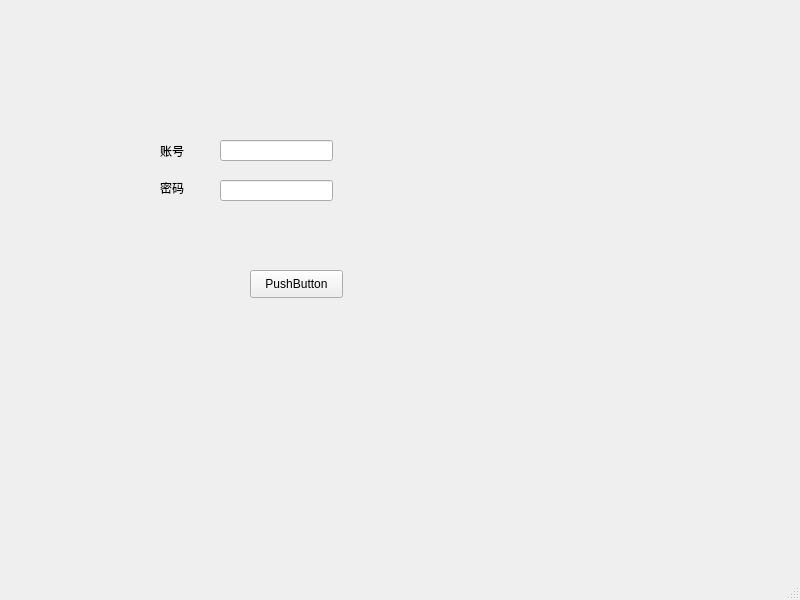
<?xml version="1.0" encoding="UTF-8"?>
<ui version="4.0">
 <class>my</class>
 <widget class="QMainWindow" name="my">
  <property name="geometry">
   <rect>
    <x>0</x>
    <y>0</y>
    <width>800</width>
    <height>600</height>
   </rect>
  </property>
  <property name="windowTitle">
   <string>MainWindow</string>
  </property>
  <widget class="QWidget" name="centralwidget">
   <widget class="QLabel" name="label">
    <property name="geometry">
     <rect>
      <x>160</x>
      <y>100</y>
      <width>131</width>
      <height>101</height>
     </rect>
    </property>
    <property name="text">
     <string>账号</string>
    </property>
   </widget>
   <widget class="QLabel" name="label_2">
    <property name="geometry">
     <rect>
      <x>160</x>
      <y>180</y>
      <width>72</width>
      <height>15</height>
     </rect>
    </property>
    <property name="text">
     <string>密码</string>
    </property>
   </widget>
   <widget class="QPushButton" name="pushButton">
    <property name="geometry">
     <rect>
      <x>250</x>
      <y>270</y>
      <width>93</width>
      <height>28</height>
     </rect>
    </property>
    <property name="text">
     <string>PushButton</string>
    </property>
   </widget>
   <widget class="QLineEdit" name="lineEdit">
    <property name="geometry">
     <rect>
      <x>220</x>
      <y>140</y>
      <width>113</width>
      <height>21</height>
     </rect>
    </property>
   </widget>
   <widget class="QLineEdit" name="lineEdit_2">
    <property name="geometry">
     <rect>
      <x>220</x>
      <y>180</y>
      <width>113</width>
      <height>21</height>
     </rect>
    </property>
   </widget>
  </widget>
  <widget class="QMenuBar" name="menubar">
   <property name="geometry">
    <rect>
     <x>0</x>
     <y>0</y>
     <width>800</width>
     <height>26</height>
    </rect>
   </property>
  </widget>
  <widget class="QStatusBar" name="statusbar"/>
 </widget>
 <resources/>
 <connections/>
</ui>
